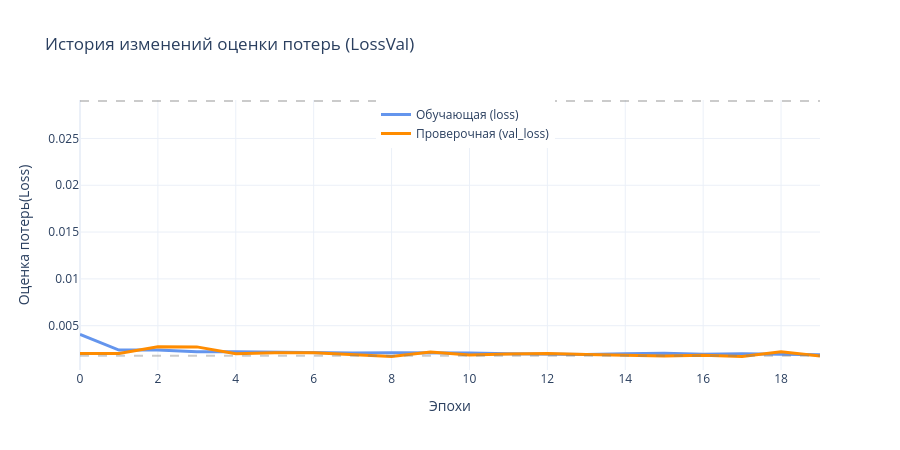

The cell this chart's notebook holds for it:
### Code cell
# Отобразить график изменения оценки потерь по эпохам обучения
print('Доступные метрики полной истории обучения:', totalHistoryDict_m4.keys())
fig = go.Figure()
fig.add_trace(go.Scatter( y=totalHistoryDict_m4['loss'], mode="lines", name="Обучающая (loss)", line=dict(width=3, color='cornflowerblue')))
if 'val_loss' in totalHistoryDict_m4.keys():
    fig.add_trace(go.Scatter( y=totalHistoryDict_m4['val_loss'],  mode="lines", name="Проверочная (val_loss)",     line=dict(width=3, color='darkorange')))

refHFib = np.array([13, 8, 5, 3, 2, 1, 0.8, 0.5, 0.33, 0.2, 0.125, 0.077, 0.048,  0.029, 0.0018])
mask = refHFib<=np.max(totalHistoryDict_m4['loss'])
mask = np.concatenate([mask[1:], [True]*1])
for y in refHFib[mask]:# Горизонтальные опорные линии (порядки величин)
    fig.add_hline(y=y, line_dash="dash", line_color="gray", opacity=0.4)

# Настройки осей
fig.update_xaxes(title="Эпохи"); fig.update_yaxes(title="Оценка потерь(Loss)") # type="log",
fig.update_layout(title="История изменений оценки потерь (LossVal)", template="plotly_white",
                  width=900, height=450, legend=dict(yanchor="top", x=0.4, y=1.0))
fig.show()

### Figure 1 — Plotly figure (JSON) as saved in the notebook; plotly's stock layout.template omitted (floating-point values rounded to 4 significant figures)
{"data": [{"line": {"color": "cornflowerblue", "width": 3}, "mode": "lines", "name": "Обучающая (loss)", "type": "scatter", "y": [0.004064, 0.002393, 0.002396, 0.002223, 0.002225, 0.002157, 0.002122, 0.002072, 0.002117, 0.002128, 0.002078, 0.001994, 0.001955, 0.001932, 0.001997, 0.002065, 0.001939, 0.001998, 0.001941, 0.001884]}, {"line": {"color": "darkorange", "width": 3}, "mode": "lines", "name": "Проверочная (val_loss)", "type": "scatter", "y": [0.00204, 0.002027, 0.002755, 0.002735, 0.00199, 0.002107, 0.002097, 0.001942, 0.001707, 0.00219, 0.001858, 0.001981, 0.002021, 0.001914, 0.001875, 0.001771, 0.001848, 0.001711, 0.002209, 0.001766]}], "layout": {"height": 450, "legend": {"x": 0.4, "y": 1, "yanchor": "top"}, "shapes": [{"line": {"color": "gray", "dash": "dash"}, "opacity": 0.4, "type": "line", "x0": 0, "x1": 1, "xref": "x domain", "y0": 0.029, "y1": 0.029, "yref": "y"}, {"line": {"color": "gray", "dash": "dash"}, "opacity": 0.4, "type": "line", "x0": 0, "x1": 1, "xref": "x domain", "y0": 0.0018, "y1": 0.0018, "yref": "y"}], "title": {"text": "История изменений оценки потерь (LossVal)"}, "width": 900, "xaxis": {"title": {"text": "Эпохи"}}, "yaxis": {"title": {"text": "Оценка потерь(Loss)"}}}}
